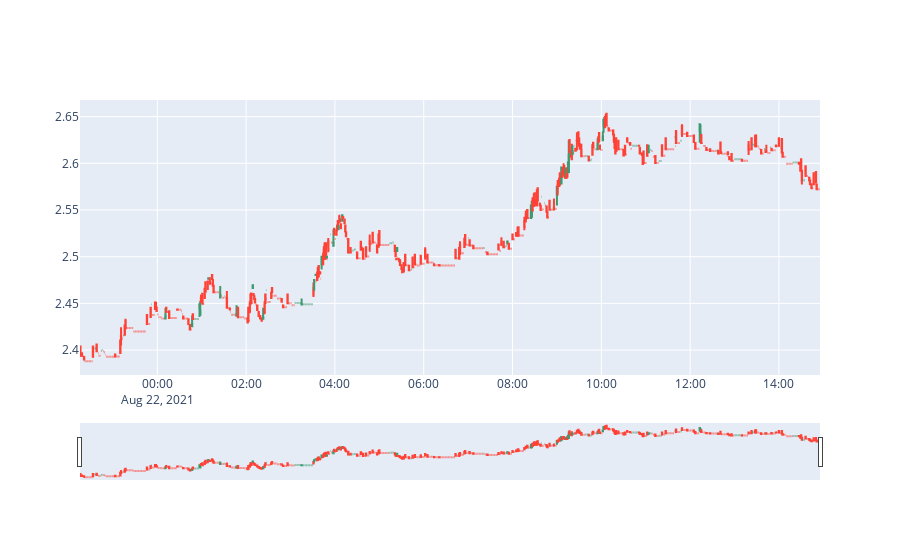

Notebook code for this chart:
### Code cell
fig = go.Figure(data=go.Candlestick(
    x=df_data_dtFilter.index
    ,open=df_data_dtFilter['open']
    ,close=df_data_dtFilter["close"]
    ,high=df_data_dtFilter["high"]
    ,low=df_data_dtFilter["low"]
))                             


fig.update_xaxes(rangebreaks=[dict(values=l_skipDates, dvalue=(60* 1000))]
)

fig.show()

### Figure 1 — Plotly figure (JSON) as saved in the notebook; plotly's stock layout.template omitted (floating-point values rounded to 4 significant figures; data arrays with more than 128 entries replaced by an {"elided": "..."} marker saying what was removed)
{"data": [{"close": {"elided": "1000 float values"}, "high": {"elided": "1000 float values"}, "low": {"elided": "1000 float values"}, "open": {"elided": "1000 float values"}, "type": "candlestick", "x": {"elided": "1000 str values"}}], "layout": {"xaxis": {"rangebreaks": [{"dvalue": 60000, "values": []}]}}}
